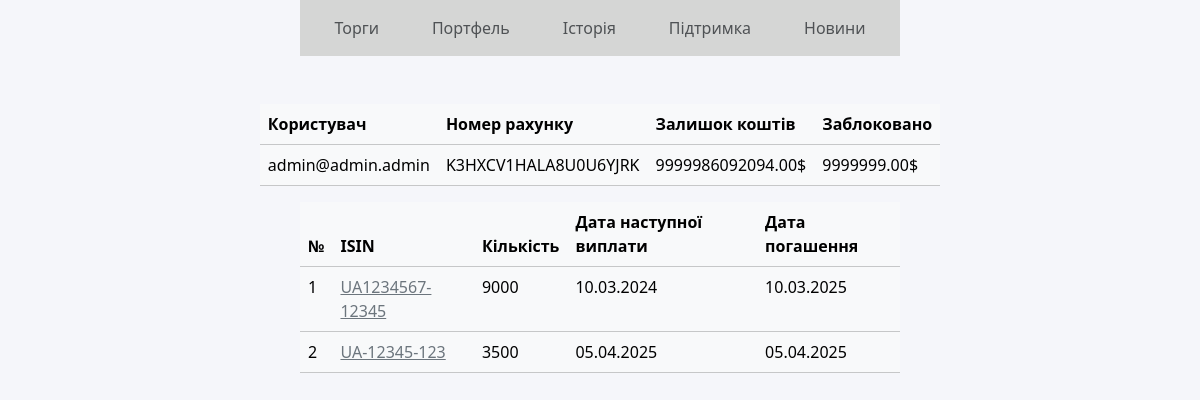
Page /portfolio/1/ (signed in) on the committed database.
### accounts/models.py (models this page shows)
class User(AbstractUser):
    username = models.CharField(
        _("Ім'я"),
        max_length=150,
        help_text=_('Required. 150 characters or fewer. Letters, digits and @/./+/-/_ only.'),)
    first_name = models.CharField(_('Прізвище'), max_length=150)
    last_name = models.CharField(_('По-батькові'), max_length=150)
    email = models.EmailField(_('email address'), unique=True)
    USERNAME_FIELD = 'email'
    REQUIRED_FIELDS = ['first_name', 'username', 'last_name']

### portfolio/models.py (models this page shows, shortened)
class Bill(models.Model):
    user = models.OneToOneField(User, on_delete=models.CASCADE)
    number = models.CharField(verbose_name="Номер рахунку", max_length=50)
    funds = models.DecimalField(verbose_name="Вільні кошти", max_digits=15, decimal_places=2, default=999999999)
    blocked = models.DecimalField(verbose_name="Заблоковані", max_digits=15, decimal_places=2, default=0)
    class Meta:
        verbose_name = 'Портфель'
        verbose_name_plural = 'Портфелі'

### bonds/models.py (models this page shows, shortened)
class Bonds(models.Model):
    YTM = models.BooleanField(verbose_name="Дохід до погашення", default=True, blank=True)
    name = models.CharField(max_length=255, verbose_name="Номер", )
    currency_type = models.ForeignKey(CurrencyType, on_delete=models.CASCADE, verbose_name="Тип валюти")
    quantity = models.IntegerField(verbose_name="Кількість", )
    repayment_date = models.DateTimeField(auto_now=False, verbose_name="Дата розміщення")
    denomination = models.DecimalField(verbose_name="Номінал", max_digits=9, decimal_places=2)
    placement_period = models.DateTimeField(auto_now=False, verbose_name="Дата погашення")
    coupon_rate = models.FloatField(verbose_name="Ставка купона", )
    number_payment = models.IntegerField(verbose_name="Кількість виплати купона", default=1,  blank=True)
    slug = models.SlugField(unique=True, db_index=True, verbose_name="URL")
    class Meta:
        verbose_name = 'Облігації'
        verbose_name_plural = verbose_name
    def __str__(self):
        return self.name

### portfolio/views.py (the view)
# urls.py: path('portfolio/<int:pk>/', PortfolioView.as_view(), name='portfolio'),
class PortfolioView(DataMixin, DetailView):
    model = User
    template_name = 'portfolio/portfolio_view.html'
    def get_object(self, queryset=None):
        return get_object_or_404(User, pk=self.request.user.pk)
    def get_context_data(self, *, object_list=None, **kwargs):
        context = super().get_context_data(**kwargs)
        c_def = self.get_user_context(title="Портфель")
        bill = get_object_or_404(Bill, user=self.request.user)
        context['bill_headers'] = get_bill_headers()
        context['bill'] = get_bill(self.request.user)
        context['bonds_headers'] = get_bonds_headers()
        context['bonds'] = get_bonds(self.request.user)
        return dict(list(context.items()) + list(c_def.items()))

### bonds/dto.py (called while the page is built)
def convert_to_decimal(value, symbol='$'):
    return str(decimal.Decimal(value).quantize(decimal.Decimal('0.00'))) + symbol

def convert_to_int(value, symbol=''):
    return str(decimal.Decimal(value).quantize(decimal.Decimal('0'))) + symbol

def convert_to_date(date, symbol=''):
    return str(date.strftime("%d.%m.%Y")) + symbol

def convert_to_str(string, symbol=''):
    return str(string) + symbol

### bonds/services.py (called while the page is built)
def get_next_payment(bond: Bonds):
    current_datetime = get_current_datetime()
    payout_dates = get_payment_dates(bond)
    next_payment = min([date for date in payout_dates if date > current_datetime])
    return next_payment

def get_current_datetime():
    current_datetime = datetime.now().date()
    return current_datetime

def get_payment_dates(bond: Bonds):
    payout_dates = generate_payout_days(bond.repayment_date, bond.placement_period, bond.number_payment)
    payout_dates.append(bond.repayment_date.date())
    payout_dates.append(bond.placement_period.date())
    return filter_dates(payout_dates)

def filter_dates(dates):
    result = []
    for date in dates:
        if date not in result:
            result.append(date)
    return result

### portfolio/dto.py (called while the page is built)
def bill_model_to_view(bill: Bill):
    return {
        'user': convert_to_str(bill.user),
        'bill': convert_to_str(bill.number),
        'funds': convert_to_decimal(bill.funds),
        'blocked': convert_to_decimal(bill.blocked)
    }

def bond_model_to_view(bill_bonds: BillBonds, index, next_payment):
    return {
        'index': convert_to_int(index),
        'name': convert_to_str(bill_bonds.bonds),
        'quantity': convert_to_str(bill_bonds.count),
        'next_payment': convert_to_date(next_payment),
        'placement_period': convert_to_date(bill_bonds.bonds.placement_period),
        'slug': bill_bonds.bonds.slug,
    }

### portfolio/services.py (called while the page is built)
def get_bill_headers():
    return {
        'user': 'Користувач',
        'number': 'Номер рахунку',
        'funds': 'Залишок коштів',
        'blocked': 'Заблоковано',
    }

def get_bonds_headers():
    return {
        'index': '№',
        'name': 'ISIN',
        'quantity': 'Кількість',
        'next_payment': 'Дата наступної виплати',
        'placement_period': 'Дата погашення',
    }

def get_bill(user):
    bill = get_object_or_404(Bill, user=user)
    result = bill_model_to_view(bill)
    return result

### utils/utils.py (called while the page is built)
    def get_user_context(self, **kwargs):
        context = kwargs
        context['menu'] = menu
        return context

### templates/portfolio/portfolio_view.html
{% extends 'base.html' %}
{% block content %}
    <div class="d-flex justify-content-center align-items-center ">
    <table class="table table-light w-50">
        <thead>
            <tr>
                {% for header in bill_headers.values %}
                    <th scope="col">{{ header }}</th>
                {% endfor %}
            </tr>
        </thead>
        <tbody>
            <tr>
                {% for value in bill.values %}
                    <td>{{ value }}</td>
                {% endfor %}
            </tr>
        </tbody>
    </table>
    </div>
     <div class="d-flex justify-content-center align-items-center ">
    <table class="table table-light w-50">
        <thead>
            <tr>
                {% for header in bonds_headers.values %}
                    <th scope="col">{{ header }}</th>
                {% endfor %}
            </tr>
        </thead>
        <tbody>
            {% for bond in bonds %}
                <tr>
                    {% for key, value in bond.items %}
                       {% if key == 'name' %}
                            <td><a href="{{ bond.slug }}" class="link-secondary">{{ value }}</a></td>
                        {% elif key != 'slug' %}
                        	<td>{{ value }}</td>
                        {% endif %}
                    {% endfor %}
                </tr>
            {% endfor %}
        </tbody>
    </table>
    </div>
{% endblock %}

### templates/base.html (shortened to what this page needs)
{% load static %}
<!DOCTYPE html>
<html lang="uk">
<head>
    {% load bootstrap5 %}
    {% bootstrap_css %}
</head>
<body>
<div style="background: #f5f6fa; height: 2000px">
{% block main_menu %}
    <div class="d-flex justify-content-center align-items-center ">
        <div class="w-50 p-2" style="background-color: #d5d6d5;">
            <ul class="nav nav-pills nav-fill">
                {% for m in menu %}
                    {% if m.url_name == 'portfolio' %}
                        <li class="nav-item">
                            <a class="nav-link text-muted" aria-current="page" href="{% url m.url_name  user.id%}">
                                {{m.title}}
                            </a>
                        </li>
                    {% else %}
                        <li class="nav-item">
                            <a class="nav-link text-muted" aria-current="page" href="{% url m.url_name %}">
                                {{m.title}}
                            </a>
                        </li>
                    {% endif %}
                {% endfor %}
            </ul>
        </div>
    </div>
{% endblock main_menu %}
<div class="w-10 p-4">
</div>
{% block content %}
{% endblock %}
</div>
</body>
</html>

### rows in the picture
User: values "admin@admin.admin"
Bill: values "K3HXCV1HALA8U0U6YJRK"
Bonds: bond "UA1234567-12345"
Bonds: bond "UA-12345-123"

### other values in the picture
{{ m.title }} "Торги" "Історія" "Підтримка" "Новини"
{{ m.title }} "Портфель"
{{ header }} "Користувач" "Номер рахунку" "Залишок коштів" "Заблоковано"
{{ value }} "9999986092094.00$" "9999999.00$"
{{ header }} "№" "ISIN" "Кількість" "Дата наступної виплати" "Дата погашення"
{{ value }} "1" "9000" "10.03.2024" "10.03.2025" "2" "3500" "05.04.2025" "05.04.2025"
